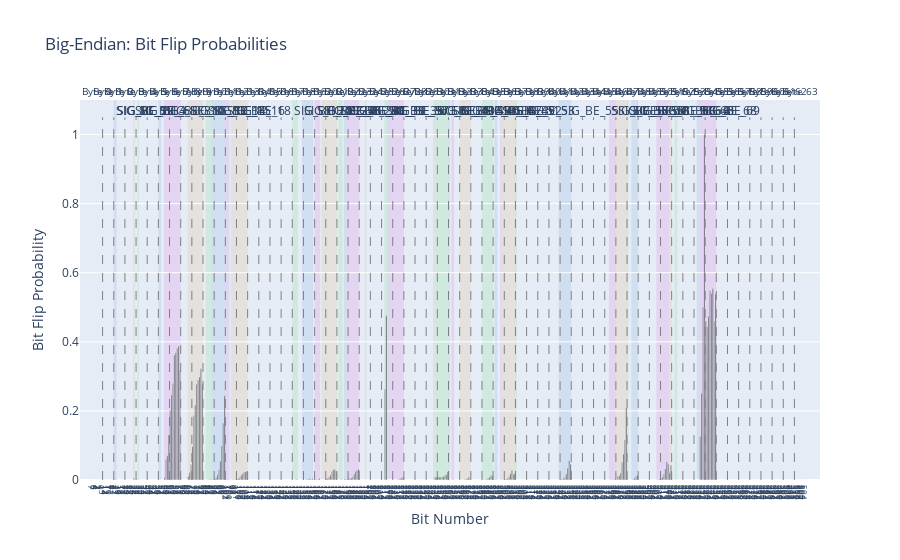

The code cell stored with this chart in its notebook:
### Code cell
decoder.plot_message_from_id('116')
